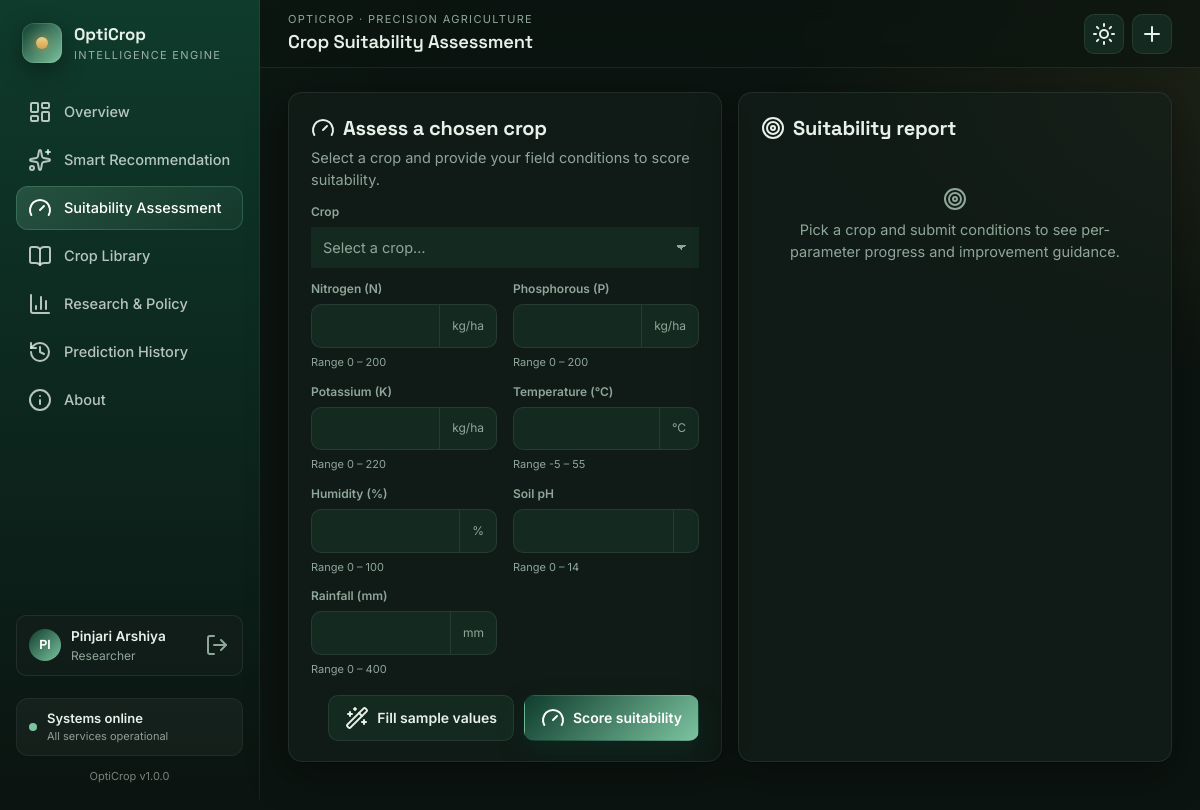
/suitability (signed in), run on the app's committed database.
### tables this page shows
CREATE TABLE users (
                user_id       INTEGER PRIMARY KEY AUTOINCREMENT,
                name          TEXT NOT NULL,
                email         TEXT NOT NULL UNIQUE,
                password_hash TEXT NOT NULL,
                role          TEXT NOT NULL DEFAULT 'farmer',
                created_at    TEXT NOT NULL
            );

### app.py (the view)
@app.route("/suitability")
@login_required
def page_suitability() -> str:
    return _render("suitability.html", active="suitability",
                   crops=utils.list_crops(),
                   bounds=utils.FEATURE_BOUNDS, labels=utils.FEATURE_LABELS,
                   units=utils.FEATURE_UNITS)

### app.py (called while the page is built)
def _render(template: str, active: str, **context: Any) -> str:
    return render_template(
        template,
        nav=_NAV,
        active=active,
        brand="OptiCrop",
        user=current_user(),   # ← available in every template as {{ user }}
        **context,
    )

### auth.py (called while the page is built)
def login_required(view):
    @functools.wraps(view)
    def wrapped(*args, **kwargs):
        if session.get("user_id") is None:
            return redirect(url_for("auth.login", next=request.path))
        return view(*args, **kwargs)
    return wrapped

def current_user():
    uid = session.get("user_id")
    if uid is None:
        return None
    return db.get_user_by_id(uid)

### database.py (called while the page is built)
def _connect() -> sqlite3.Connection:
    os.makedirs(DB_DIR, exist_ok=True)
    conn = sqlite3.connect(DB_PATH)
    conn.row_factory = sqlite3.Row
    conn.execute("PRAGMA foreign_keys = ON")
    return conn

def get_user_by_id(user_id: int) -> Optional[Dict[str, Any]]:
    with _connect() as conn:
        row = conn.execute(
            "SELECT * FROM users WHERE user_id = ?", (int(user_id),)
        ).fetchone()
    return dict(row) if row else None

### utils.py (called while the page is built)
def list_crops() -> List[Dict[str, Any]]:
    out: List[Dict[str, Any]] = []
    for slug, meta in CROP_META.items():
        out.append({"slug": slug, **meta})
    return sorted(out, key=lambda c: c["name"])

### templates/suitability.html (shortened to what this page needs)
{% extends "base.html" %}
{% block page_title %}Crop Suitability Assessment{% endblock %}
{% block content %}
<div class="grid grid--split">
  <section class="glass card-body">
    <h3 class="card-title"><i data-lucide="gauge"></i> Assess a chosen crop</h3>
    <p class="muted">Select a crop and provide your field conditions to score suitability.</p>
    <form id="suitForm" class="form-grid" novalidate>
      <label class="field field--full">
        <span class="field__label">Crop</span>
        <select name="crop" required>
          <option value="">Select a crop…</option>
        </select>
      </label>
      {% for key in ['N','P','K','temperature','humidity','ph','rainfall'] %}
        {% set b = bounds[key] %}
        <label class="field">
          <span class="field__label">{{ labels[key] }}</span>
          <div class="field__control">
            <input type="number" step="any" name="{{ key }}" min="{{ b[0] }}" max="{{ b[1] }}" required />
            <span class="field__unit">{{ units[key] or '' }}</span>
          </div>
          <span class="field__hint">Range {{ b[0] }} – {{ b[1] }}</span>
        </label>
      {% endfor %}
      <div class="form-actions">
        <button type="button" class="btn btn--ghost" id="sampleBtn">
          <i data-lucide="wand-2"></i> Fill sample values
        </button>
        <button type="submit" class="btn btn--primary">
          <i data-lucide="gauge"></i> Score suitability
        </button>
      </div>
    </form>
  </section>
  <section class="glass card-body">
    <h3 class="card-title"><i data-lucide="target"></i> Suitability report</h3>
    <div id="suitEmpty" class="empty">
      <i data-lucide="target"></i>
      <p>Pick a crop and submit conditions to see per-parameter progress and improvement guidance.</p>
    </div>
  </section>
</div>
{% endblock %}

### templates/base.html (shortened to what this page needs)
<!doctype html>
<html lang="en" data-theme="dark">
<head>
  <link rel="stylesheet" href="{{ url_for('static', filename='css/base.css') }}" />
  <link rel="stylesheet" href="{{ url_for('static', filename='css/components.css') }}" />
  <link rel="stylesheet" href="{{ url_for('static', filename='css/dashboard.css') }}" />
</head>
<body>
  <div class="app-shell">
    <aside class="sidebar" id="sidebar" aria-label="Primary navigation">
      <div class="sidebar__brand">
        <div class="brand-mark" aria-hidden="true">
          <span class="brand-mark__dot"></span>
        </div>
        <div class="brand-text">
          <div class="brand-name">{{ brand }}</div>
          <div class="brand-sub">Intelligence Engine</div>
        </div>
      </div>
      <nav class="sidebar__nav">
        {% for item in nav %}
        <a href="{{ item.path }}"
           class="nav-item {% if item.slug == active %}is-active{% endif %}"
           data-slug="{{ item.slug }}">
          <i data-lucide="{{ item.icon }}"></i>
          <span>{{ item.label }}</span>
        </a>
        {% endfor %}
      </nav>
      <div class="sidebar__foot">
        {% if user %}
        <div class="user-card">
          <div class="user-card__avatar">{{ user.name[:2] }}</div>
          <div class="user-card__info">
            <div class="user-card__name">{{ user.name }}</div>
            <div class="user-card__role">{{ user.role }}</div>
          </div>
          <a href="/logout" class="user-card__logout" title="Sign out">
            <i data-lucide="log-out"></i>
          </a>
        </div>
        {% endif %}
        <div class="sys-status">
          <span class="pulse"></span>
          <div>
            <div class="sys-status__title">Systems online</div>
            <div class="sys-status__sub">All services operational</div>
          </div>
        </div>
        <div class="brand-version">OptiCrop v1.0.0</div>
      </div>
    </aside>
    <div class="main">
      <header class="topbar">
        <div class="topbar__title">
          <div class="crumb">{{ brand }} · Precision Agriculture</div>
          <h1 class="page-title">{% block page_title %}{% endblock %}</h1>
        </div>
        <div class="topbar__actions">
          <button class="icon-btn" id="themeBtn" aria-label="Toggle theme">
            <i data-lucide="sun" class="ic-sun"></i>
          </button>
          <a class="icon-btn" href="/recommend" title="New recommendation">
            <i data-lucide="plus"></i>
          </a>
        </div>
      </header>
      <main class="content">
        {% block content %}{% endblock %}
      </main>
    </div>
  </div>
</body>
</html>

### static/css/base.css (style rules this page uses)
:root { --bg: #f5f7f4; --bg-elev: #ffffff; --surface: rgba(255,255,255,0.72); --surface-solid: #ffffff; --border: rgba(15,61,46,0.10); --text: #0f1e17; --text-muted: #5b6b63; --brand: #0f3d2e; --brand-2: #3d8361; --accent: #d4a24a; --danger: #b3261e; --ok: #2f855a; --warn: #b7791f; --shadow-1: 0 1px 2px rgba(15,30,23,.06), 0 8px 24px rgba(15,30,23,.06); --shadow-2: 0 12px 40px rgba(15,30,23,.14); --radius: 14px; --radius-sm: 10px; --radius-lg: 20px; --sidebar-w: 260px; --topbar-h: 68px; --grad-brand: linear-gradient(135deg, #0f3d2e 0%, #3d8361 100%); --grad-accent: linear-gradient(135deg, #d4a24a 0%, #a37524 100%); --font-sans: 'Inter', system-ui, -apple-system, Segoe UI, Roboto, sans-serif; --font-display: 'Space Grotesk', 'Inter', system-ui, sans-serif; --font-mono: ui-monospace, SFMono-Regular, Menlo, Consolas, monospace; }
[data-theme="dark"] { --bg: #0b1410; --bg-elev: #101c17; --surface: rgba(20,32,26,0.62); --surface-solid: #142a20; --border: rgba(255,255,255,0.08); --text: #e8f0ea; --text-muted: #8fa79a; --brand: #7cc4a0; --brand-2: #3d8361; --accent: #e6b96a; --shadow-1: 0 1px 2px rgba(0,0,0,.35), 0 12px 40px rgba(0,0,0,.35); --shadow-2: 0 24px 60px rgba(0,0,0,.55); --grad-brand: linear-gradient(135deg, #0f3d2e 0%, #7cc4a0 100%); }
* { box-sizing: border-box; }
html, body { margin: 0; padding: 0; }
html { color-scheme: light dark; }
body { background: var(--bg); color: var(--text); font-family: var(--font-sans); font-size: 14.5px; line-height: 1.5; -webkit-font-smoothing: antialiased; min-height: 100vh; background-image: radial-gradient(1200px 600px at -10% -20%, rgba(61,131,97,.18), transparent 60%), radial-gradient(900px 500px at 110% 10%, rgba(212,162,74,.10), transparent 60%); background-attachment: fixed; }
h1,h2,h3,h4 { font-family: var(--font-display); letter-spacing: -0.01em; margin: 0; }
h3 { font-size: 1.25rem; }
p { margin: 0; }
a { color: inherit; text-decoration: none; }
.muted { color: var(--text-muted); }
.app-shell { display: grid; grid-template-columns: var(--sidebar-w) 1fr; min-height: 100vh; }
.main { display: flex; flex-direction: column; min-width: 0; }
.content { padding: 24px 28px 64px; display: flex; flex-direction: column; gap: 24px; animation: fadeUp .5s ease both; }
.glass { background: var(--surface); backdrop-filter: blur(16px) saturate(140%); -webkit-backdrop-filter: blur(16px) saturate(140%); border: 1px solid var(--border); border-radius: var(--radius); box-shadow: var(--shadow-1); }
.card-body { padding: 20px 22px; }
.card-title { display: flex; align-items: center; gap: 8px; margin-bottom: 4px; }
.pulse { width: 8px; height: 8px; border-radius: 50%; background: var(--brand); box-shadow: 0 0 0 0 color-mix(in oklab, var(--brand) 60%, transparent); animation: pulse 1.8s ease-out infinite; display: inline-block; }
.empty { display: flex; flex-direction: column; align-items: center; justify-content: center; gap: 8px; padding: 40px 20px; color: var(--text-muted); text-align: center; }

### templates/base.html (style rules this page uses)
.user-card { display: flex; align-items: center; gap: 10px; padding: 10px 12px; border-radius: var(--radius-sm); border: 1px solid var(--border); background: var(--surface); margin-bottom: 10px; min-width: 0; }
.user-card__avatar { width: 32px; height: 32px; border-radius: 50%; background: var(--grad-brand); display: flex; align-items: center; justify-content: center; flex-shrink: 0; font-family: var(--font-display); font-weight: 700; font-size: 0.82rem; color: #fff; text-transform: uppercase; }
.user-card__info { flex: 1; min-width: 0; overflow: hidden; }
.user-card__name { font-size: 0.85rem; font-weight: 600; white-space: nowrap; overflow: hidden; text-overflow: ellipsis; color: var(--text); }
.user-card__role { font-size: 0.75rem; color: var(--text-muted); text-transform: capitalize; }
.user-card__logout { display: flex; align-items: center; justify-content: center; width: 26px; height: 26px; border-radius: 6px; flex-shrink: 0; color: var(--text-muted); transition: background .15s, color .15s; }

### data on the page
users: name "PI", name "Pinjari Arshiya", role "Researcher"

### other printed values
{{ brand }} "OptiCrop"
{{ item.label }} "Overview" "Smart Recommendation" "Suitability Assessment" "Crop Library" "Research & Policy" "Prediction History" "About"
{{ brand }} "OPTICROP"
{{ labels[key] }} "Nitrogen (N)" "Phosphorous (P)" "Potassium (K)" "Temperature (°C)" "Humidity (%)" "Soil pH" "Rainfall (mm)"
{{ units[key] or '' }} "kg/ha" "kg/ha" "kg/ha" "°C" "%" "mm"
{{ b[0] }} "0" "0" "0" "-5" "0" "0" "0"
{{ b[1] }} "200" "200" "220" "55" "100" "14" "400"
